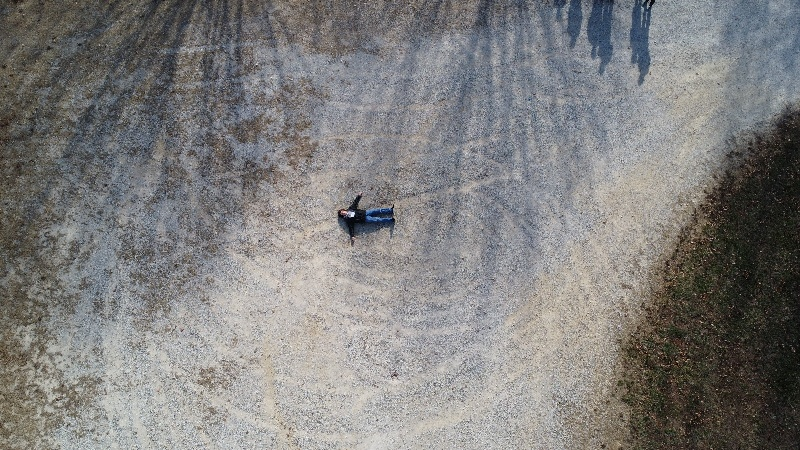
#> input picture vision/unit_tests/test_images/emergent_object/emergent_test_img.jpg, 800 x 450 px
$ python odlc_image_processing.py ../unit_tests/test_images/emergent_object/emergent_test_img.jpg
#> lines starting #> are read from the running program, lines starting #| are printed output that depends on the picture
#> further down, input_image is the input picture: shape (450, 800, 3); mean B, G, R 125.7, 126.8, 127.9
"""
Preprocesses images obtained during airdrop area flyover for
use in contour detection for the standard objects.
"""

import cv2
import numpy as np
from nptyping import NDArray, Shape, UInt8

from vision.common.constants import Image, ScImage


def preprocess_std_odlc(image: Image, thresh_min: int = 50, thresh_max: int = 100) -> ScImage:
    """
    Preprocesses image for use in detecting the contours of standard objects.

    Parameters
    ----------
    image : Image
        image from airdrop area flyover before any processing has occured
    thresh_min: int
        The minimum threshold input for the Canny edge detection. Defaults to 10
    thresh_max: int
        The maximum threshold input for the Canny edge detection. Defaults to 100

    Returns
    -------
    edges : ScImage
        the single channel image after preprocessing for use in contour detection/processing
    """
#> called with thresh_min = 15, thresh_max = 30

    grayscaled: ScImage = cv2.cvtColor(image, cv2.COLOR_BGR2GRAY)  # Convert to grayscale

    blurred: ScImage = cv2.GaussianBlur(grayscaled, ksize=(3, 3), sigmaX=1.5)  # Blur the image
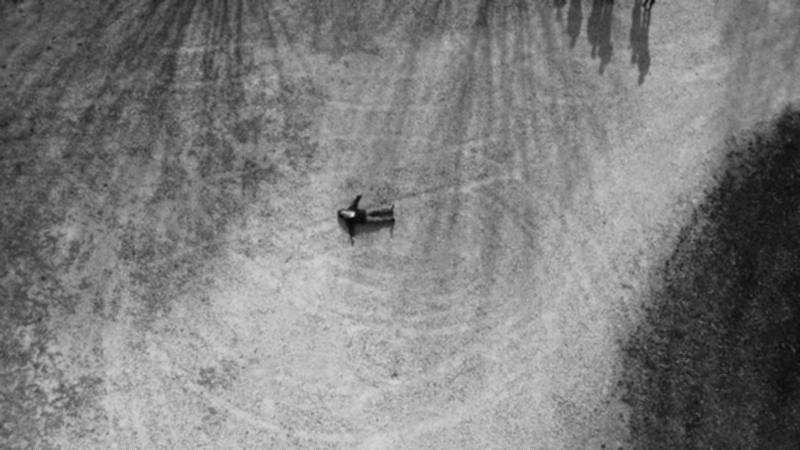
#> blurred: shape (450, 800); min 9, max 228, mean 127

    edges: ScImage = cv2.Canny(image=blurred, threshold1=thresh_min, threshold2=thresh_max)
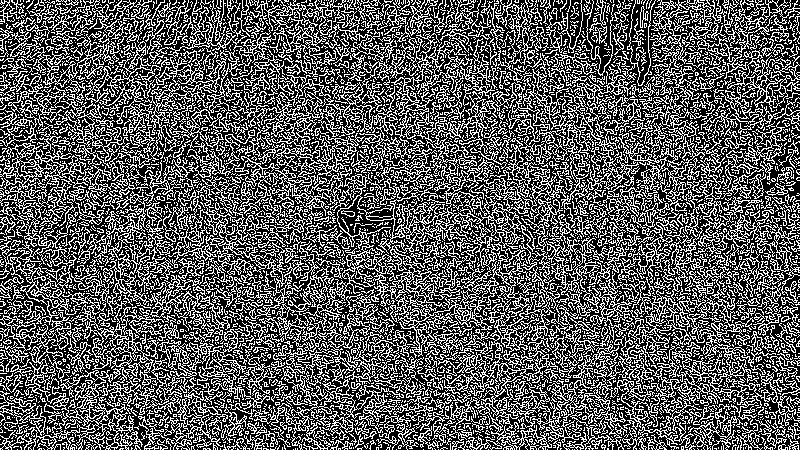
#> edges: shape (450, 800); 35.9% white in thin lines or dots

    # Create the kernel for the dilation
    kernel: NDArray[Shape["3, 3"], UInt8] = np.ones((3, 3), np.uint8)

    dilated: ScImage = cv2.dilate(edges, kernel, iterations=1)
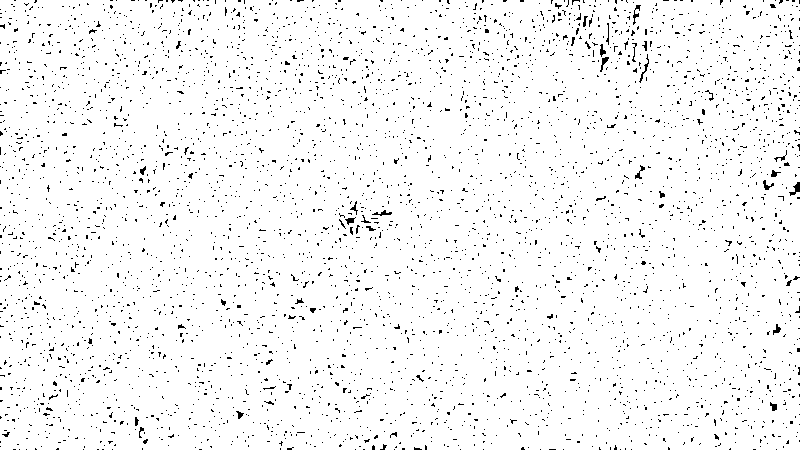
#> dilated: shape (450, 800); 96.5% white; black in thin lines or dots

    return dilated


# Runs preprocessing on specified image and displays results.
# duplicate code disabled for main
# pylint: disable=duplicate-code
if __name__ == "__main__":
    import sys

    if len(sys.argv) != 2:
        print("Error: Incorrect number of parameters. Please specify an image file path.")
        sys.exit()

    # read in image
    image_path: str = sys.argv[1]
    input_image: Image = cv2.imread(image_path)

    # show unprocessed image
    cv2.imshow("Image Before Preprocessing", input_image)
    cv2.waitKey(0)
    cv2.destroyAllWindows()

    # run preprocessing
    processed_image: Image = preprocess_std_odlc(input_image, 15, 30)

    # show pre-processed image
    cv2.imshow("Preprocessed Image", processed_image)
    cv2.waitKey(0)
    cv2.destroyAllWindows()
